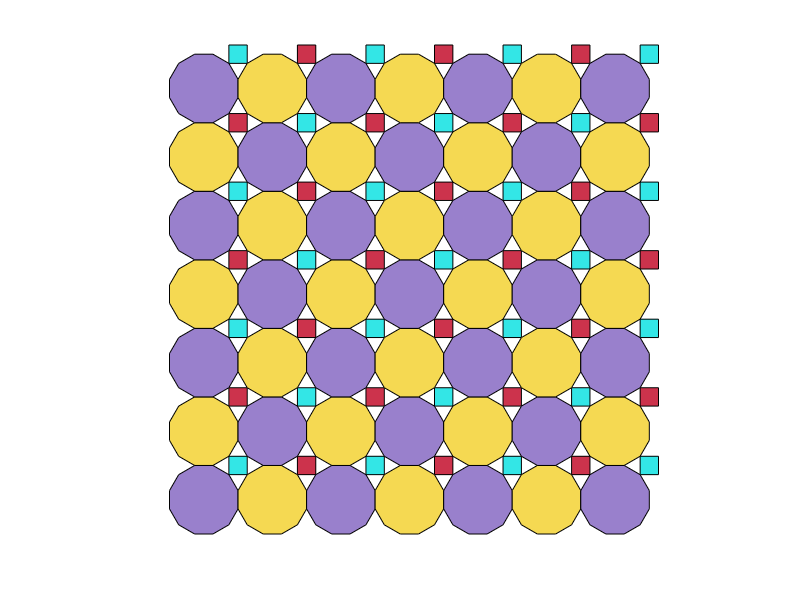

This figure's MATLAB source:
function ploytiling6
% octagon and square tile
n=6;
t=linspace(0-pi/4,2*pi-pi/4,n*2+1);
[x,y]=pol2cart(t,1);
gap=(cos(pi/12)-cos(pi/4));
x2=[cos(pi/4)  cos(pi/4)+2*gap cos(pi/4)+2*gap   cos(pi/4)];
y2=[cos(pi/4)  cos(pi/4)       cos(pi/4)+2*gap   cos(pi/4)+2*gap];

gapx1=2*cos(pi/12);
gapy2=2*cos(pi/12);
gapx2=cos(pi/12);
total=7;
rough=-gapx2/2;
for ky=1:total
    rough=-rough;
    for kx=1:total
        if mod(kx+ky,2)
            patch(x+kx*gapx1,y+ky*gapy2,[0.96 0.85 0.32]);
            patch(x2+kx*gapx1,y2+ky*gapy2,[0.8 0.2 0.3]);
        else
            patch(x+kx*gapx1,y+ky*gapy2,[0.6 0.5 0.8]);
            patch(x2+kx*gapx1,y2+ky*gapy2,[0.2 0.9 0.9]);
        end
    end
end
axis equal off
end
